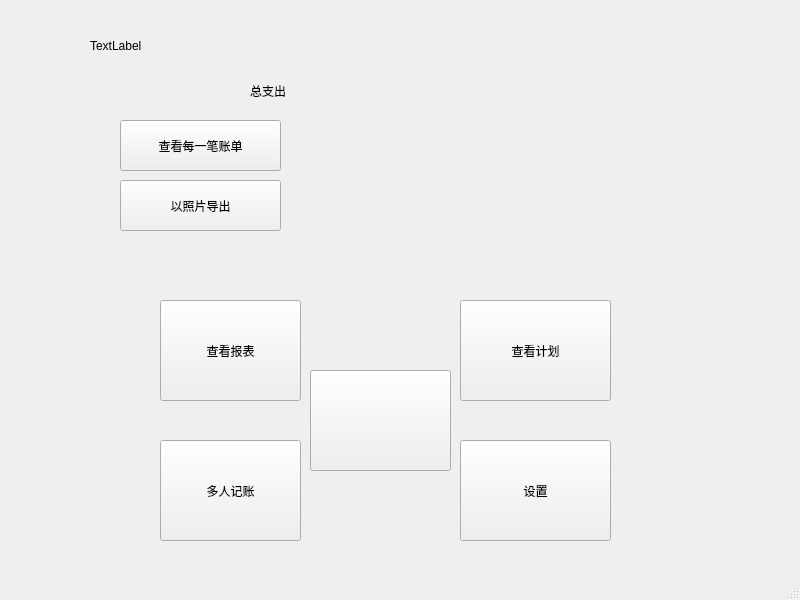
<?xml version="1.0" encoding="UTF-8"?>
<ui version="4.0">
 <class>MainWindow</class>
 <widget class="QMainWindow" name="MainWindow">
  <property name="geometry">
   <rect>
    <x>0</x>
    <y>0</y>
    <width>800</width>
    <height>600</height>
   </rect>
  </property>
  <property name="windowTitle">
   <string>MainWindow</string>
  </property>
  <property name="styleSheet">
   <string notr="true"/>
  </property>
  <widget class="QWidget" name="centralwidget">
   <widget class="QPushButton" name="pushButton">
    <property name="geometry">
     <rect>
      <x>460</x>
      <y>300</y>
      <width>151</width>
      <height>101</height>
     </rect>
    </property>
    <property name="styleSheet">
     <string notr="true">font: 16pt &quot;宋体&quot;;
</string>
    </property>
    <property name="text">
     <string>查看计划</string>
    </property>
   </widget>
   <widget class="QPushButton" name="pushButton_2">
    <property name="geometry">
     <rect>
      <x>160</x>
      <y>300</y>
      <width>141</width>
      <height>101</height>
     </rect>
    </property>
    <property name="styleSheet">
     <string notr="true">font: 16pt &quot;宋体&quot;;</string>
    </property>
    <property name="text">
     <string>查看报表</string>
    </property>
   </widget>
   <widget class="QPushButton" name="pushButton_3">
    <property name="geometry">
     <rect>
      <x>160</x>
      <y>440</y>
      <width>141</width>
      <height>101</height>
     </rect>
    </property>
    <property name="styleSheet">
     <string notr="true">font: 16pt &quot;宋体&quot;;</string>
    </property>
    <property name="text">
     <string>多人记账</string>
    </property>
   </widget>
   <widget class="QPushButton" name="pushButton_4">
    <property name="geometry">
     <rect>
      <x>460</x>
      <y>440</y>
      <width>151</width>
      <height>101</height>
     </rect>
    </property>
    <property name="styleSheet">
     <string notr="true">font: 16pt &quot;宋体&quot;;</string>
    </property>
    <property name="text">
     <string>设置</string>
    </property>
   </widget>
   <widget class="QLabel" name="label">
    <property name="geometry">
     <rect>
      <x>90</x>
      <y>20</y>
      <width>621</width>
      <height>51</height>
     </rect>
    </property>
    <property name="styleSheet">
     <string notr="true">font: 14pt &quot;宋体&quot;;</string>
    </property>
    <property name="text">
     <string>TextLabel</string>
    </property>
   </widget>
   <widget class="QLabel" name="label_2">
    <property name="geometry">
     <rect>
      <x>250</x>
      <y>75</y>
      <width>81</width>
      <height>31</height>
     </rect>
    </property>
    <property name="styleSheet">
     <string notr="true">font: 16pt &quot;宋体&quot;;</string>
    </property>
    <property name="text">
     <string>总支出</string>
    </property>
   </widget>
   <widget class="QPushButton" name="pushButton_6">
    <property name="geometry">
     <rect>
      <x>120</x>
      <y>120</y>
      <width>161</width>
      <height>51</height>
     </rect>
    </property>
    <property name="styleSheet">
     <string notr="true">font: 16pt &quot;宋体&quot;;</string>
    </property>
    <property name="text">
     <string>查看每一笔账单</string>
    </property>
   </widget>
   <widget class="QPushButton" name="pushButton_7">
    <property name="geometry">
     <rect>
      <x>310</x>
      <y>370</y>
      <width>141</width>
      <height>101</height>
     </rect>
    </property>
    <property name="styleSheet">
     <string notr="true">font: 16pt &quot;宋体&quot;;</string>
    </property>
    <property name="text">
     <string/>
    </property>
   </widget>
   <widget class="QPushButton" name="pushButton_8">
    <property name="geometry">
     <rect>
      <x>120</x>
      <y>180</y>
      <width>161</width>
      <height>51</height>
     </rect>
    </property>
    <property name="styleSheet">
     <string notr="true">font: 16pt &quot;宋体&quot;;</string>
    </property>
    <property name="text">
     <string>以照片导出</string>
    </property>
   </widget>
  </widget>
  <widget class="QStatusBar" name="statusbar"/>
 </widget>
 <resources/>
 <connections/>
</ui>
